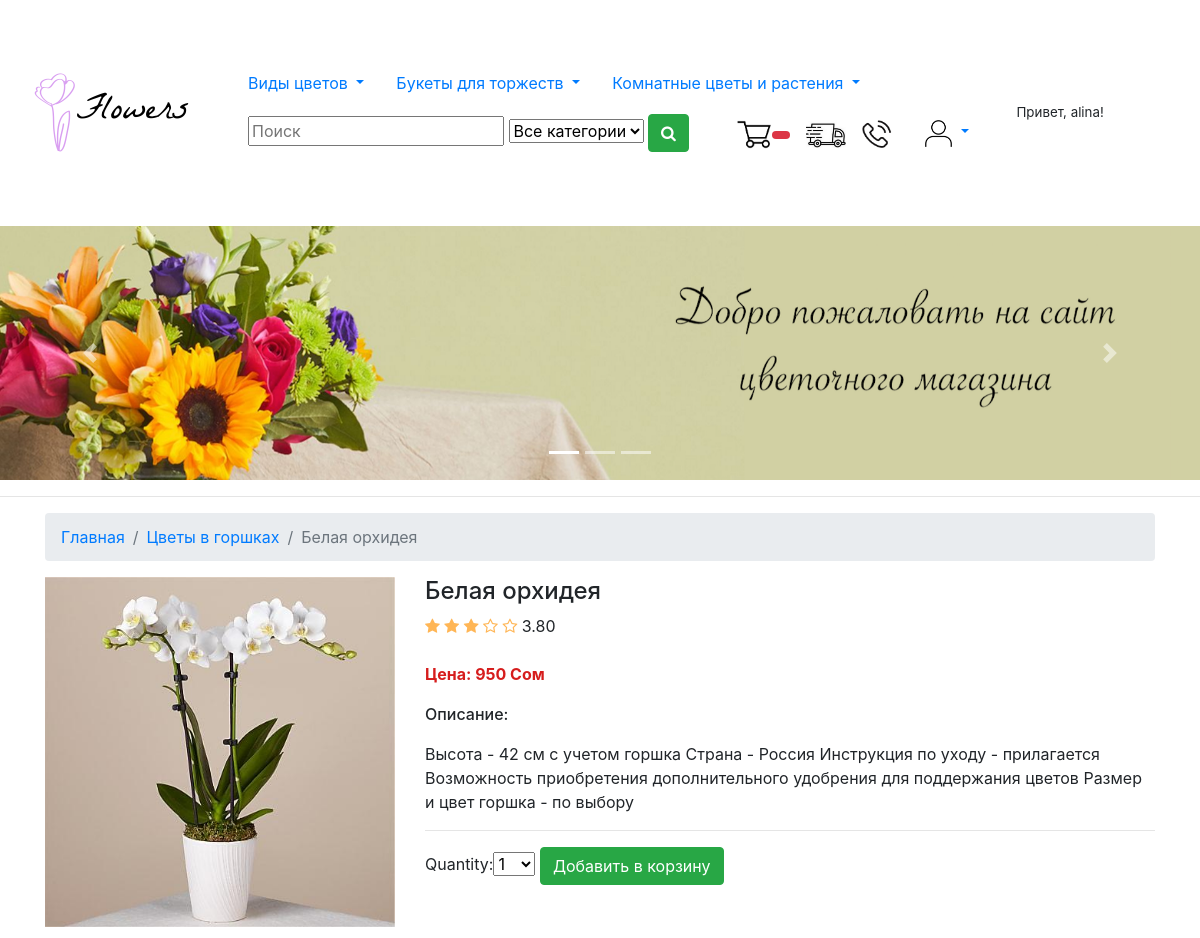
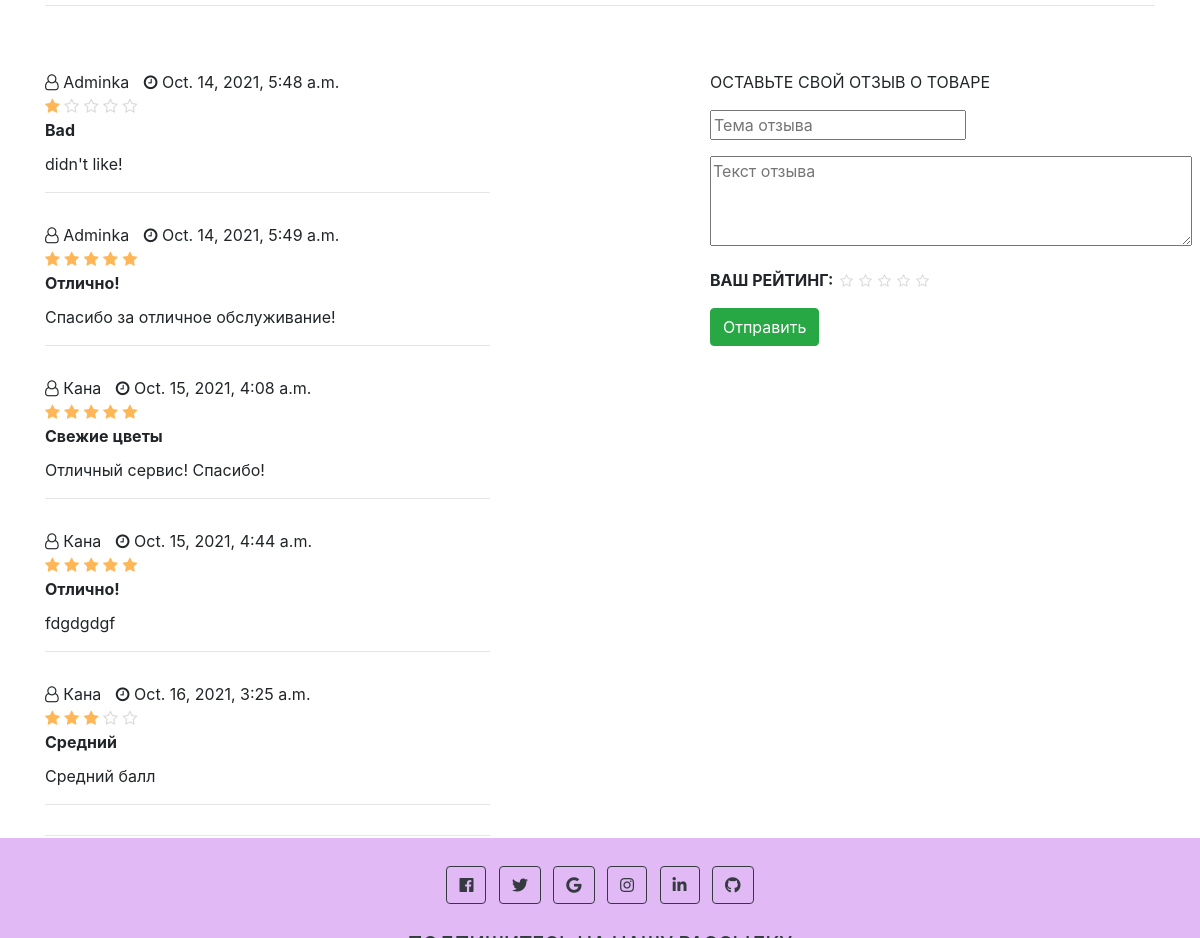
/8/belaya-orhideya/ (signed in), run on the app's committed database (2 pictures, top to bottom).
### mainapp/models.py (models this page shows, shortened)
class Product(models.Model):
    name = models.CharField(max_length=200, verbose_name="Название товара")
    category = models.ForeignKey(Category, verbose_name="Категория",on_delete=models.CASCADE)
    slug = models.SlugField(max_length=200, db_index=True)
    image = models.ImageField(upload_to='media', blank=True, verbose_name="Картинка")
    description = models.TextField(blank=True, verbose_name="Описание")
    price = models.IntegerField(default=0, verbose_name="Цена")
    stock = models.PositiveIntegerField(verbose_name="Количество в наличии")
    available = models.BooleanField(default=True, verbose_name="Доступен")
    created = models.DateTimeField(auto_now_add=True, verbose_name='Создан')
    updated = models.DateTimeField(auto_now=True, verbose_name='Обновлен')
    def averagereview(self):
        reviews = Comment.objects.filter(product=self, status='True').aggregate(average=Avg('rate'))
        avg=0
        if reviews["average"] is not None:
            avg=float(reviews["average"])
        return avg
    class Meta:
        ordering = ['name']
        index_together = [
            ['id', 'slug']
        ]
        verbose_name = 'Товар'
        verbose_name_plural = 'Товары'

class Category(models.Model):
    name = models.CharField(max_length=200, db_index=True, verbose_name='Имя категории')
    slug = models.SlugField(max_length=200, db_index=True, unique=True)
    class Meta:
        ordering = ['name']
        verbose_name = 'Категория'
        verbose_name_plural = 'Категории'
    def get_absolute_url(self):
        return reverse('mainapp:category-list', args=[self.slug])

class Comment(models.Model):
    STATUS = (
        ('New', 'New'),
        ('True', 'True'),
        ('False', 'False'),
    )
    product=models.ForeignKey(Product,on_delete=models.CASCADE)
    user = models.ForeignKey(User, on_delete=models.CASCADE)
    subject = models.CharField(max_length=50, blank=True)
    comment = models.CharField(max_length=250,blank=True)
    rate = models.IntegerField(default=1)
    ip = models.CharField(max_length=20, blank=True)
    status=models.CharField(max_length=10,choices=STATUS, default='New')
    create_at=models.DateTimeField(auto_now_add=True)
    update_at=models.DateTimeField(auto_now=True)

### mainapp/views.py (the view)
# urls.py: path('<int:id>/<product_slug>/', views.product_detail, name='product-detail'),
def product_detail(request, id, product_slug):
    query = request.GET.get('q')
    product = get_object_or_404(Product, id=id, slug=product_slug, available=True)
    cart_product_form = CartAddProductForm()
    comments = Comment.objects.filter(product_id=id,status='True')
    return render(request, 'product/productdetail.html', {
        'product': product,
        'cart_product_form': cart_product_form,
        'comments': comments})

### cart/forms.py
class CartAddProductForm(forms.Form):
    quantity = forms.TypedChoiceField(choices=PRODUCT_QUANTITY_CHOICES, coerce=int)
    update = forms.BooleanField(required=False, initial=False, widget=forms.HiddenInput)

### contact/forms.py
class ContactForm(forms.ModelForm):
    class Meta:
        model = Contact
        fields = ("email",)
        widgets = {
            "email": forms.TextInput(attrs={"class": "editContent", "placeholder": "Ваш email...", 'size': 50})
        }
        labels = {
            "email": ''
        }

### cart/context_processors.py (called while the page is built)
def cart(request):
    return {'cart': Cart(request)}

### contact/templatetags/contact_tags.py (called while the page is built)
@register.inclusion_tag("contact/tags/forms.html")
def contact_form():
    return {"contact_form": ContactForm()}

### mainapp/templates/product/productdetail.html (shortened to what this page needs)
{% extends 'base.html' %}
{% load static %}
{% block content %}
<link rel="stylesheet" href="styles.css">
<div class="container">
  <nav aria-label="breadcrumb" class="mt-3">
    <ol class="breadcrumb">
      <li class="breadcrumb-item"><a href="{% url 'mainapp:product-list' %}">Главная</a></li>
      <li class="breadcrumb-item"><a href="{{ product.category.get_absolute_url }}">{{ product.category.name }}</a></li>
      <li class="breadcrumb-item active" aria-current="page">{{ product.name }}</li>
    </ol>
  </nav>
  <div class="row">
    <div class="col-md-4">
        <img src="{{ product.image.url }}" class="img-fluid">
    </div>
    <div class="col-md-8">
      <h4>{{ product.name }}</h4>
      <div class="product-rating">
        <i class="fa fa-star{% if product.averagereview < 1%}-o empty{% endif%}"></i>
        <i class="fa fa-star{% if product.averagereview < 2%}-o empty{% endif%}"></i>
        <i class="fa fa-star{% if product.averagereview < 3%}-o empty{% endif%}"></i>
        <i class="fa fa-star{% if product.averagereview < 4%}-o empty{% endif%}"></i>
        <i class="fa fa-star{% if product.averagereview < 5%}-o empty{% endif%}"></i>
        {{ product.averagereview |stringformat:".2f" }}
    </div>
      <br>
      <br>
      <p style="font-weight: bolder; color: rgb(214, 29, 29);">Цена: {{ product.price }} Сом</p>
      <p style="font-weight: 500;">Описание:</p>{{ product.description }}</p>
      <hr>
      <form action="{% url 'cart:add-to-cart' product.id %}" method="post">
        {{ cart_product_form }}
      <input type="submit" value="Добавить в корзину" class="btn btn-success">
      </form>
    </div>
<br>
<br>
  </div>
  <hr>
  <br>
  <br>
  <div id="tab2" class="tab-pane">
    <div class="row">
        <div class="col-md-5">
            <div class="product-reviews">
                {% for rs in comments %}
                    <div class="single-review">
                        <div class="review-heading">
                            <div><i class="fa fa-user-o"></i> {{ rs.user.username }}</div>
                            <div><i class="fa fa-clock-o"></i> {{ rs.create_at}}</div><br>
                            <div class="review-rating pull-right">
                                <i class="fa fa-star{% if rs.rate < 1 %}-o empty{% endif %}"></i>
                                <i class="fa fa-star{% if rs.rate < 2 %}-o empty{% endif %}"></i>
                                <i class="fa fa-star{% if rs.rate < 3 %}-o empty{% endif %}"></i>
                                <i class="fa fa-star{% if rs.rate < 4 %}-o empty{% endif %}"></i>
                                <i class="fa fa-star{% if rs.rate < 5 %}-o empty{% endif %}"></i>
                            </div><br>
                            <div><b>{{ rs.subject }}</b></div>
                        </div>
                        <div class="review-body">
                            <p>{{ rs.comment }}</p>
                            <hr>
                        </div>
                    </div>
                {% endfor %}
                <hr>
            </div>
        </div>
        <div class="col-md-2">
        </div>
        <div class="col-md-5">
            <p class="text-uppercase">Оставьте свой отзыв о товаре</p>
            <form class="review-form" action="{% url 'mainapp:addcomment' product.id %}" method="post">
                <div class="form-group">
                    <input name="subject" class="input" type="text" placeholder="Тема отзыва" />
                </div>
                <div class="form-group">
                    <textarea name="comment" class="input" placeholder="Текст отзыва" rows="10" cols="45"></textarea>
                </div>
                <div class="form-group">
                    <div class="input-rating">
                        <strong class="text-uppercase">Ваш рейтинг: </strong>
                        <div class="stars">
                          <input type="radio" id="star5" name="rate" value="5" /><label for="star5"></label>
                          <input type="radio" id="star4" name="rate" value="4" /><label for="star4"></label>
                          <input type="radio" id="star3" name="rate" value="3" /><label for="star3"></label>
                          <input type="radio" id="star2" name="rate" value="2" /><label for="star2"></label>
                          <input type="radio" id="star1" name="rate" value="1" /><label for="star1"></label>
                      </div>
                    </div>
                </div>
                {% if user.id is not None %}
                    <button class="btn btn-success">Отправить</button>
                {% else %}
                    <p>Авторизуйтесь пожалуйста, для того, чтобы оставлять отзывы...</p>
                    <a href="{% url 'account:login' %}"><p>Логин</p></a>
                    <a href="{% url 'account:register' %}"><p>Регистрация</p></a>
                {% endif %}
            </form>
        </div>
    </div>
</div>
<br>
<br>
<br>
</div>
{% endblock content %}

### mainapp/templates/navigationbar.html (shortened to what this page needs)
{% load static %}
{% load i18n %}
<!DOCTYPE html>
<html lang="en">
<head>
    <link rel="stylesheet" href="https://cdn.jsdelivr.net/npm/bootstrap@4.6.0/dist/css/bootstrap.min.css">
    <link rel="stylesheet" href="https://cdnjs.cloudflare.com/ajax/libs/font-awesome/4.7.0/css/font-awesome.min.css">
    <link rel="stylesheet" href="{% static 'css/styles.css' %}">
</head>
<body>
  <header>
    <nav class="navbar navbar-expand-lg">
        <a class="navbar-brand" href="{% url 'mainapp:product-list' %}"><img src="{% static 'media/logo.png' %}" alt="Logo"></a>
        <div class="collapse navbar-collapse" id="navbarNavDropdown">
          <ul class="nav navbar-light">
            <li class="nav-item dropdown">
              <a class="nav-link dropdown-toggle" href="#" id="navbarDropdown" role="button" data-toggle="dropdown" aria-haspopup="true">
                Виды цветов
              </a>
            </li>
            <li class="nav-item dropdown">
              <a class="nav-link dropdown-toggle" href="#" id="navbarDropdown" role="button" data-toggle="dropdown" aria-haspopup="true" aria-expanded="false">
                Букеты для торжеств
              </a>
            </li>
            <li class="nav-item dropdown">
              <a class="nav-link dropdown-toggle" href="#" id="navbarDropdown" role="button" data-toggle="dropdown" aria-haspopup="true" aria-expanded="false">
                Комнатные цветы и растения
              </a>
            </li>
            <nav class="navbar navbar-light bg-white">
              <div class="header-search">
                <form action="{% url 'search:product_search' %}" method="post">
                    <input id="query" name="query" class="input search-input" type="text" placeholder="Поиск">
                    <select name="catid"  class="input search-categories">
                        <option value="0">{% trans "Все категории" %}</option>
                    </select>
                    <button class="btn btn-success"><i class="fa fa-search"></i></button>
                </form>
            </div>
            </nav>
            <nav class="navbar navbar-light bg-white">
              <div class="container">
                <a class="navbar-brand" href="{% url "cart:cart-detail" %}">
                  <img src="{% static 'media/basket.png' %}" alt="" width="36"><span class="badge badge-pill badge-danger">
                  </span>
                </a>
                <a class="navbar-brand" href="{% url 'mainapp:delivery' %}">
                  <img src="{% static 'media/delivery.jpg' %}" alt="" width="40">
                </a>
                <a class="navbar-brand" href="{% url 'mainapp:contactus' %}">
                  <img src="{% static 'media/contact_icon.jpeg' %}" alt="" width="30">
                </a>
                <div class="collapse navbar-collapse" id="navbarNavDropdown">
                  <ul class="nav navbar-collapse">
                    <li class="nav-item dropdown">
                      <a class="nav-link dropdown-toggle" href="#" id="navbarDropdown" role="button" data-toggle="dropdown" aria-haspopup="true">
                        <img src="{% static 'media/profile.png' %}" width="29">
                      </a>
                    </li>
                  </ul>
                </div>
            </nav>
            {% if user.is_authenticated %}
              <li class="menu-right"><p style="font-size: smaller;">Привет, {{ user.username }}!</p></li>
            {% endif %}
    </nav>
  </header>
<div id="carouselExampleIndicators" class="carousel slide" data-ride="carousel" style="width: 100%;">
  <ol class="carousel-indicators">
    <li data-target="#carouselExampleIndicators" data-slide-to="0" class="active"></li>
    <li data-target="#carouselExampleIndicators" data-slide-to="1"></li>
    <li data-target="#carouselExampleIndicators" data-slide-to="2"></li>
  </ol>
  <div class="carousel-inner">
    <div class="carousel-item active">
      <img class="d-block w-100" src="{% static 'media/slide1.png' %}" alt="First slide">
    </div>
  </div>
    <a class="carousel-control-prev" href="#carouselExampleIndicators" role="button" data-slide="prev">
      <span class="carousel-control-prev-icon" aria-hidden="true"></span>
    </a>
    <a class="carousel-control-next" href="#carouselExampleIndicators" role="button" data-slide="next">
      <span class="carousel-control-next-icon" aria-hidden="true"></span>
    </a>
</div>
<hr>

### mainapp/static/css/styles.css (style rules this page uses)
.review-rating { float: left; height: 0px; padding: 0; }

### mainapp/templates/product/productdetail.html (style rules this page uses)
.product-reviews { margin-bottom: 30px; }
.product-rating { display: inline-block; }
.product-rating>i { color: #FFB656; }
.single-review { margin-bottom: 30px; }
.single-review .review-heading>div { display: inline-block; }
.single-review .review-heading>div+div { margin-left: 10px; }
.single-review .review-rating { display: inline-block; }
.single-review .review-rating>i { color: #FFB656; }
.single-review .review-rating>i.empty { color: #DADADA; }
.single-review .review-body { margin-top: 10px; }
.review-form textarea.input { height: 90px; }
.review-form .input-rating .stars { display: inline-block; vertical-align: top; }
.review-form .input-rating .stars>label { float: right; cursor: pointer; padding: 0px 3px; margin: 0px; -webkit-transition: 0.3s all; transition: 0.3s all; }
.review-form .input-rating .stars>label:before { content: "\f006"; font-family: FontAwesome; font-style: normal; font-weight: normal; color: #DADADA; font-size: 14px; -webkit-transition: 0.3s all; transition: 0.3s all; }

### data on the page
Product: category.name "Цветы в горшках", name "Белая орхидея", image (picture), averagereview "3.80", price "950", description "Высота - 42 см с учетом горшка Страна - Россия Инструкция по уходу - прилагается Возможность приобретения дополнительного удобрения для поддержания цветов Размер и цвет горшка - по выбору"
Comment: user.username "Adminka", create_at "Oct. 14, 2021, 5:48 a.m.", rate 1 (drawn), subject "Bad", comment "didn't like!"
Comment: user.username "Adminka", create_at "Oct. 14, 2021, 5:49 a.m.", rate 5 (drawn), subject "Отлично!", comment "Спасибо за отличное обслуживание!"
Comment: user.username "Кана", create_at "Oct. 15, 2021, 4:08 a.m.", rate 5 (drawn), subject "Свежие цветы", comment "Отличный сервис! Спасибо!"
Comment: user.username "Кана", create_at "Oct. 15, 2021, 4:44 a.m.", rate 5 (drawn), subject "Отлично!", comment "fdgdgdgf"
Comment: user.username "Кана", create_at "Oct. 16, 2021, 3:25 a.m.", rate 3 (drawn), subject "Средний", comment "Средний балл"

### other printed values
{{ user.username }} "alina"
